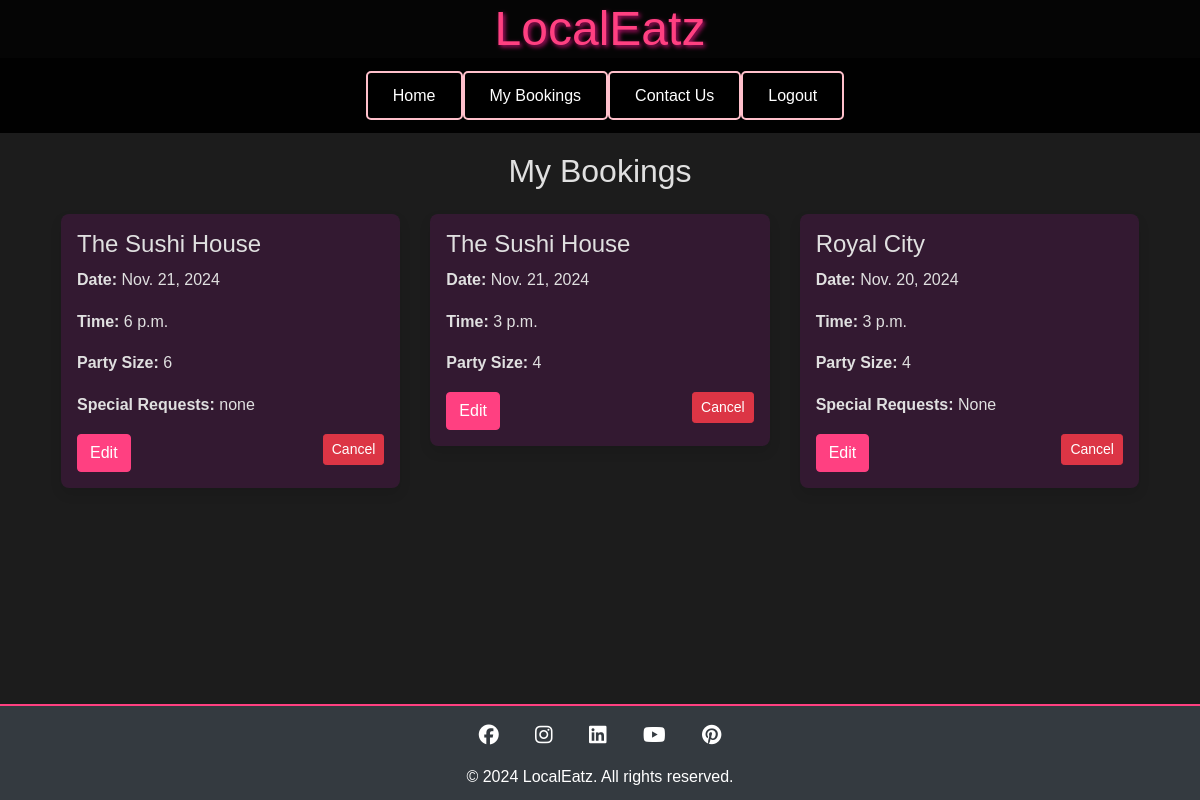
The app's page /restaurants/my-bookings/ (signed in) with its own data.
### restaurants/models.py (models this page shows, shortened)
class Booking(models.Model):
    user = models.ForeignKey(User, on_delete=models.SET_NULL, null=True)
    restaurant = models.ForeignKey(Restaurant, on_delete=models.CASCADE)
    name = models.CharField(max_length=100)
    email = models.EmailField()
    phone_number = models.CharField(max_length=15, blank=True)
    date = models.DateField()
    time = models.TimeField()
    party_size = models.PositiveIntegerField()
    special_requests = models.TextField(blank=True, null=True)
    created_at = models.DateTimeField(auto_now_add=True)
    updated_at = models.DateTimeField(auto_now=True)

class Restaurant(models.Model):
    name = models.CharField(max_length=255)
    address = models.CharField(max_length=255)
    description = models.TextField(blank=True)
    max_tables = models.PositiveIntegerField(default=3)
    cuisine_type = models.CharField(max_length=100, blank=True)

### restaurants/views.py (the view)
# urls.py: path('my-bookings/', views.my_bookings, name='my_bookings'),
@login_required
def my_bookings(request):
    bookings = Booking.objects.filter(user=request.user) \
        .order_by('-date', '-time')
    return render(request, 'restaurants/my_bookings.html',
                  {'bookings': bookings})

### restaurants/templates/restaurants/my_bookings.html (shortened to what this page needs)
{% extends 'base.html' %}
{% block content %}
<div class="container mt-4">
    <h2 class="text-center mb-4">My Bookings</h2>
    {% if bookings %}
    <div class="row">
        {% for booking in bookings %}
        <div class="col-md-6 col-lg-4 mb-4">
            <div class="booking-item p-3">
                <h4>{{ booking.restaurant.name }}</h4>
                <p><strong>Date:</strong> {{ booking.date }}</p>
                <p><strong>Time:</strong> {{ booking.time }}</p>
                <p><strong>Party Size:</strong> {{ booking.party_size }}</p>
                {% if booking.special_requests %}
                <p><strong>Special Requests:</strong> {{ booking.special_requests }}</p>
                {% endif %}
                <div class="d-flex justify-content-between mt-3">
                    <a href="{% url 'edit_booking' booking.id %}" class="btn btn-primary">Edit</a>
                    <form method="GET" action="{% url 'cancel_booking' booking.id %}">
                        <button type="submit" class="btn btn-sm btn-danger">Cancel</button>
                    </form>
                </div>
            </div>
        </div>
        {% endfor %}
    </div>
    {% else %}
    <p class="text-center">You have no bookings yet.</p>
    {% endif %}
</div>
{% endblock %}

### static/css/base.css (style rules this page uses)
* { margin: 0; padding: 0; box-sizing: border-box; }
body { font-family: 'Arial', sans-serif; background: #1c1c1c; color: #e0e0e0; line-height: 1.6; padding: 0; margin: 0; }
.booking-item { background: rgba(255, 0, 230, 0.1); border-radius: 8px; padding: 1.5rem; box-shadow: 0 6px 12px rgba(0, 0, 0, 0.1); text-align: left; transition: background 0.3s ease, transform 0.3s ease; }
.btn-primary { background-color: #ff4081; color: #fff; border-radius: 4px; border-color: #ff4081; }

### records on screen
Booking: restaurant.name "The Sushi House", date "Nov. 21, 2024", time "6 p.m.", party_size "6", special_requests "none"
Booking: restaurant.name "The Sushi House", date "Nov. 21, 2024", time "3 p.m.", party_size "4"
Booking: restaurant.name "Royal City", date "Nov. 20, 2024", time "3 p.m.", party_size "4", special_requests "None"
